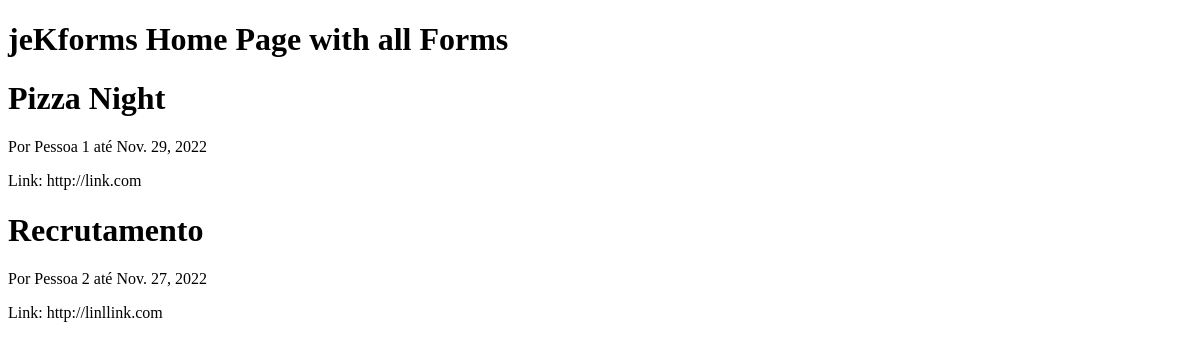
Before: /home/ with the older database file.
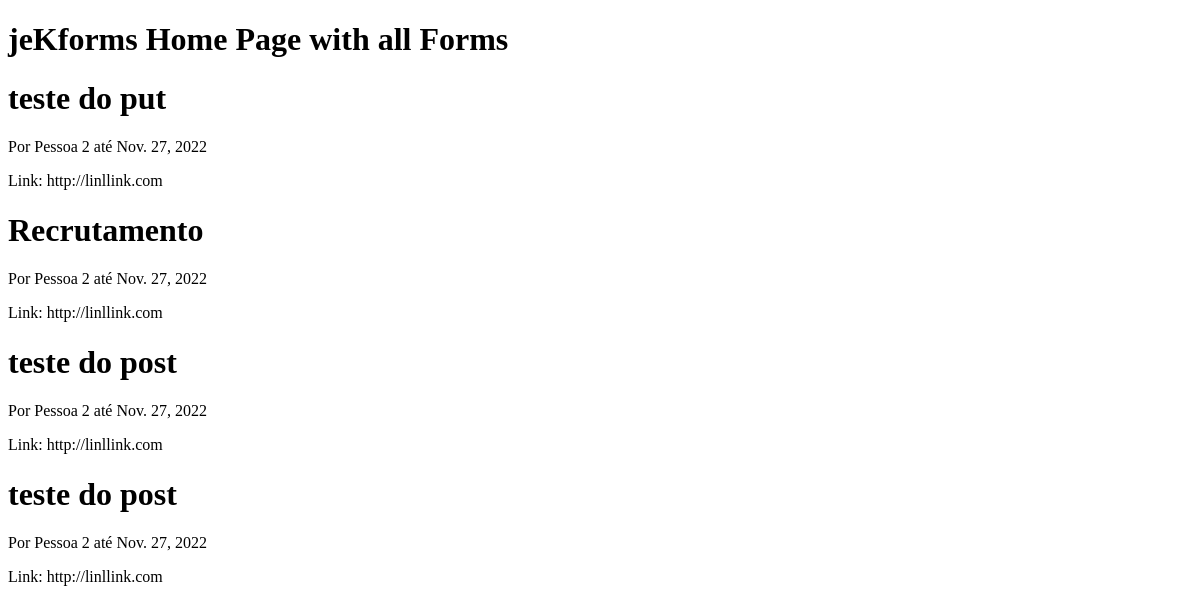
After: the same page with the newer database file.
### forms/models.py (models this page shows, shortened)
class Forms_Bio(models.Model):
    forms_name = models.CharField(max_length=100, null=False)
    forms_admin = models.CharField(max_length=100)
    date_limit = models.DateField()
    forms_url = models.URLField()
    externo = models.BooleanField()
    closed = models.BooleanField()

### forms/views.py (the view)
# urls.py: path('', views.home_page, name='forms-home'),
def home_page(request):
    context = {
        'forms': Forms_Bio.objects.all()
    }
    return render(request, 'forms/home.html', context)

### forms/templates/forms/home.html
{% extends "forms/base.html" %}
{% block content %}
    <h1>jeKforms Home Page with all Forms</h1>
    {% for form in forms %}
    <h1>{{ form.forms_name }}</h1>
    <p>Por {{form.forms_admin}} até {{form.date_limit}}</p>
    <p>Link: {{form.forms_url}}</p>
    {% endfor %}
{% endblock content %}

### forms/templates/forms/base.html (shortened to what this page needs)
<!DOCTYPE html>
<html>
<head>
</head>
<body>
    {% block content %}{% endblock %}
</body>
</html>

Changed rows visible on the page:
changed Forms_Bio: forms_name "Pizza Night" → "teste do put"; forms_admin "Pessoa 1" → "Pessoa 2"; date_limit "Nov. 29, 2022" → "Nov. 27, 2022"; forms_url "http://link.com" → "http://linllink.com"
added Forms_Bio: forms_name "teste do post", forms_admin "Pessoa 2", date_limit "Nov. 27, 2022", forms_url "http://linllink.com"
added Forms_Bio: forms_name "teste do post", forms_admin "Pessoa 2", date_limit "Nov. 27, 2022", forms_url "http://linllink.com"
